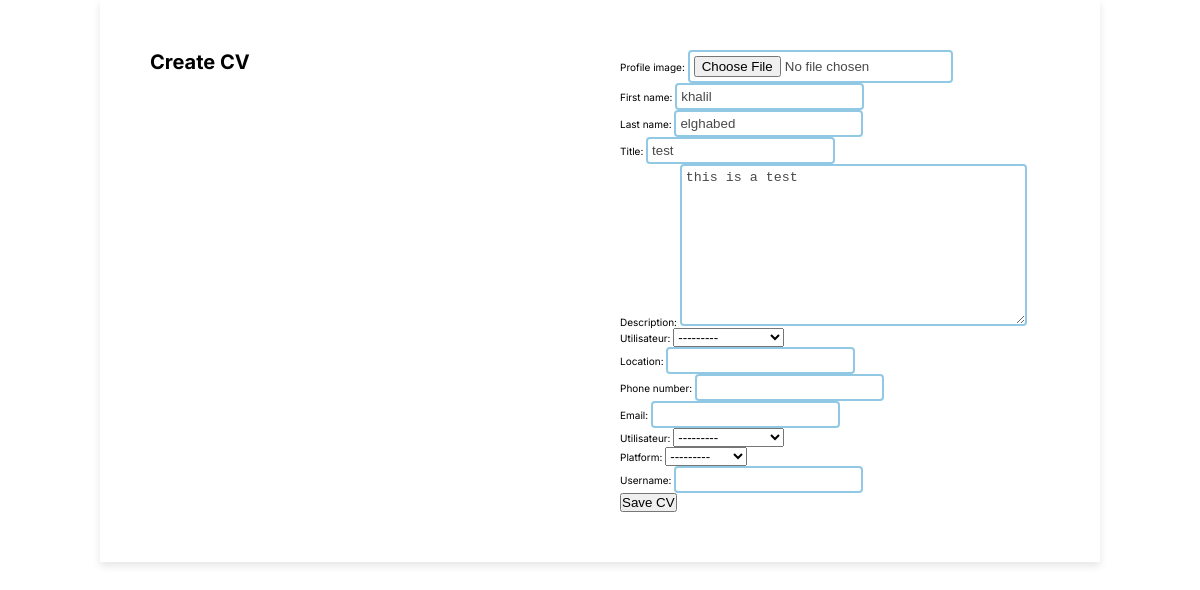
/utilisateurs/create-cv/ (signed in), run on the app's committed database.
### Utilisateurs/models.py (models this page shows, shortened)
class Cv(models.Model):
    utilisateur = models.OneToOneField('Utilisateur', on_delete=models.CASCADE, blank=False, null=True)
    profile_image = models.ImageField(upload_to='profile_images/', null=True, blank=True)
    first_name = models.CharField(max_length=100, default='')
    last_name = models.CharField(max_length=100, default='')
    title = models.CharField(max_length=100, default='')
    description = models.TextField(default='')  # Provide a default value for description
    skills = models.ManyToManyField('Skill', blank=True)
    references = models.ManyToManyField('Reference', blank=True)
    educations = models.ManyToManyField('Education', blank=True)
    certifications = models.ManyToManyField('Certification', blank=True)
    experiences = models.ManyToManyField('Experience', blank=True)
    awards = models.ManyToManyField('Award', blank=True)
    interests = models.ManyToManyField('Interest', blank=True)
    contact = models.OneToOneField('Contact', on_delete=models.CASCADE, null=True, blank=True)
    social = models.OneToOneField('Social', on_delete=models.CASCADE, null=True, blank=True)

### Utilisateurs/views.py (the view)
# urls.py: path('create-cv/', create_cv, name='create_cv'),
@login_required
def create_cv(request):
    utilisateur = request.user.utilisateur
    existing_cv = Cv.objects.filter(utilisateur=utilisateur).first()
    if request.method == 'POST':
        if existing_cv:
            cv_form = CvForm(request.POST, instance=existing_cv)
        else:
            cv_form = CvForm(request.POST)
        contact_form = ContactForm(request.POST)
        social_form = SocialForm(request.POST)
        if cv_form.is_valid() and contact_form.is_valid() and social_form.is_valid():
            cv = cv_form.save(commit=False)
            cv.utilisateur = utilisateur
            cv.save()
            contact = contact_form.save()
            social = social_form.save()
            cv.contact = contact
            cv.social = social
            cv.save()
            return redirect('view_cv')
    else:
        if existing_cv:
            cv_form = CvForm(instance=existing_cv)
        else:
            cv_form = CvForm()
        contact_form = ContactForm()
        social_form = SocialForm()
    context = {
        'cv_form': cv_form,
        'contact_form': contact_form,
        'social_form': social_form,
    }
    return render(request, 'home/create_cv.html', context)

### Utilisateurs/forms.py
class CvForm(forms.ModelForm):
    class Meta:
        model = Cv
        fields = ['profile_image', 'first_name', 'last_name', 'title', 'description']

class ContactForm(forms.ModelForm):
    class Meta:
        model = Contact
        fields = ['utilisateur', 'location', 'phone_number', 'email']

### Utilisateurs/models.py (called while the page is built)
    def __str__(self):
        return f"{self.prenom} {self.nom}"

### templates/home/create_cv.html (shortened to what this page needs)
{% extends 'home/cv_template.html' %}
{% block cv_content %}
<div class="container">
    <h1>Create CV</h1>
    <form method="post" enctype="multipart/form-data">
        {{ cv_form.as_p }}
        {{ contact_form.as_p }}
        {{ social_form.as_p }}
        <button type="submit">Save CV</button>
    </form>
</div>
{% endblock %}

### project/static/cv.css (style rules this page uses)
* { padding: 0; margin: 0; box-sizing: border-box; }
:root { --primary-color: #4682A9; --text-color: #7e7c7c; }
html { font-size: 10px; }
body { font-family: Inter, sans-serif; background-color: white; color: black; cursor: pointer; }
.container { max-width: 1000px; width: 90%; margin: auto; display: grid; padding: 5rem; background: #ffffff; grid-template-columns: 1fr 1fr; gap: 4rem; box-shadow: 0 4px 8px rgba(0, 0, 0, 0.1); }
form input[type="text"], input[type="email"], input[type="file"], textarea { border: 2px solid #91C8E4; padding: 4px; padding-left: 4px; color: #494949; border-radius: 4px; }

### data on the page
Cv: first_name "khalil", last_name "elghabed", title "test", description "this is a test"
